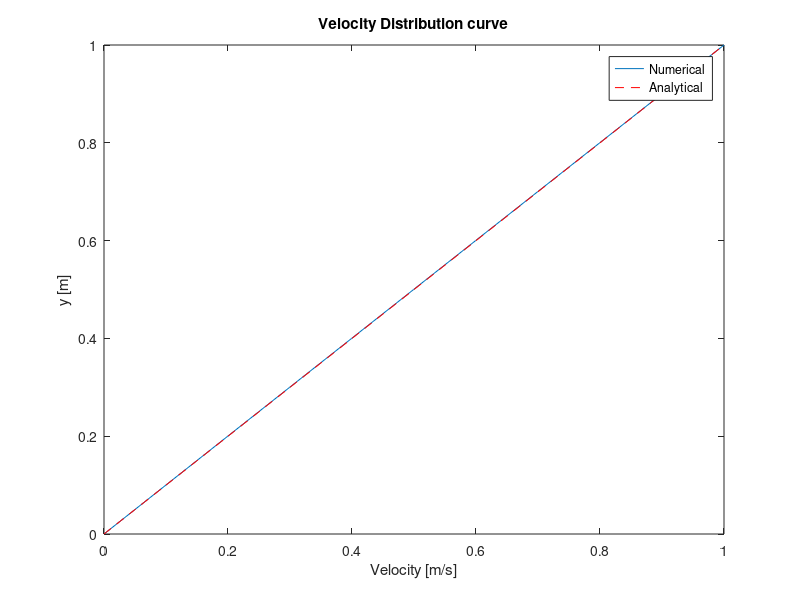
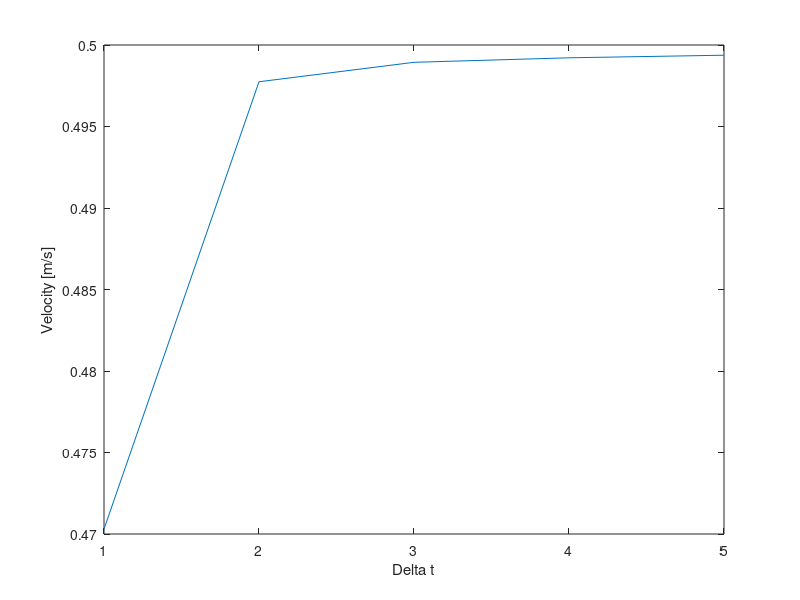

MATLAB code to generate these figures, in order:
% Numerical analysis of Couette flow using Implicit scheme in FDM

clear
clc

n = 20;                 % No. of elements
Re = 5000;              % reynolds number
plateVelocity = 1;      % in m/s
deltaY = 1/n;
y = 0:deltaY:1;
deltaT = 10000;         % Time step size has no effect on stability of the solution
u = zeros(1,n+1);       % inital condition
u(n+1) = plateVelocity; % boundary condition : plate velocity

m = input("Enter the nth timestep: ");
u0_5 = zeros(1,m);      % velocity at half height at each time step

%---------------------Numerical solution-------------------------------
for i=1:m 
    E = i*deltaT/(Re*deltaY^2);
    a = (1+2*E)*ones(1,n-1);
    b = -E*ones(1,n-1);
    c = -E*ones(1,n-1);
    d = zeros(1,n-1);
    for j=1:n-1
        if(j==n-1)
            d(j) = u(j)+E*plateVelocity;
        else
            d(j) = u(j);
        end
    end
    c(1) = 0;
    b(n-1) = 0;
    
    %----calculation of P and Q-------
    P = zeros(1,n-1);
    Q = zeros(1,n-1);
    
    for k=1:n-1
        if k==1
            P(k) = -b(k)/a(k);
            Q(k) = d(k)/a(k);
        elseif k==n-1
            P(k) = 0;
            Q(k) = (d(k)-c(k)*Q(k-1))/(a(k)+c(k)*P(k-1));
        else
            P(k) = -b(k)/(a(k)+c(k)*P(k-1));
            Q(k) = (d(k)-c(k)*Q(k-1))/(a(k)+c(k)*P(k-1));
        end
    end
    
    %---Calculation of variables---
    v = zeros(1,n-1);         % velocity from deltaY to n-1 deltaY
    for l=n-1:-1:1
        if l==n-1
            v(l) = Q(l);
        else
            v(l) = P(l)*v(l+1) + Q(l);
        end
    end

    u = zeros(1,n+1);         % Velocity at all nodes
    u(1) = 0;
    u(2:n) = v;
    u(n+1) = plateVelocity;
    u0_5(i) = u(n/2+1);       % if n is even, take (n+1)/2 if n is odd
    
end

%--------------------------Analytical solution-------------------
u1 = zeros(1,n+1);
for i=1:n+1
    u1(i) = y(i)*plateVelocity/y(n+1);
end

figure;
plot(u,y)
hold on
plot(u1,y,'r--')
xlabel("Velocity [m/s]");
ylabel("y [m]");
legend('Numerical','Analytical');
title("Velocity Distribution curve")
hold off

figure;
%t = deltaT:deltaT:m*deltaT;
plot(1:m,u0_5);
xlabel("\Delta t");
ylabel("Velocity [m/s]");

%------------------------Checking the steady -----------------
error = zeros(1,n+1);
sum = 0;
for i=2:n+1
    error(i) = u1(i)-u(i);
    if error(i) > 0.00001
        sum = sum + 1;
    end
end

if sum==0
    fprintf("Steady state achieved!"); 
else
    fprintf("Unsteady state prevails...")
end
% In this case, steady state achieved at 313th timestep